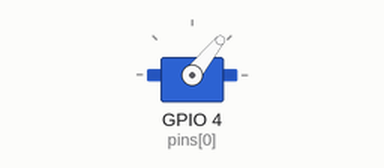
The sketch below on a simulated ESP32. Parts: servo. What the sketch prints to the serial monitor is not drawn.

Above: at 2.05 s.
At 3.15 s:
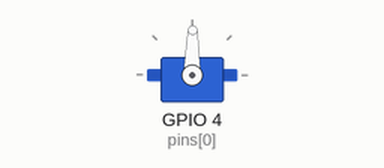
At 4.3 s:
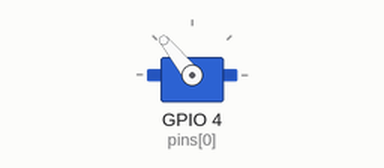
At 6.6 s:
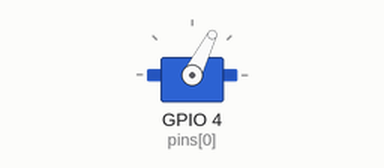
Timing chart, 0 to 9.8 s (numbered marks = the images above):
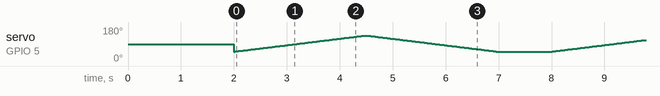

The sketch:

pin_sweep_test.ino
```cpp
// Standalone pin diagnostic: one servo attached at a time, on each
// soldered pin in turn. Watch which physical finger moves while each
// "testing GPIO n" line is showing.

#include <ESP32Servo.h>

int pins[5] = {4, 5, 6, 7, 15};

// Sweep range in degrees. 50-135 lies inside EVERY finger's calibrated
// range in desktop/hand_cal.json, so whichever finger a pin turns out to drive,
// it can't be pushed into a hard stop. Set to 0 and 180 for a full sweep.
const int SWEEP_MIN = 50;
const int SWEEP_MAX = 135;
const int SWEEP_MS = 5000;  // one full min -> max -> min cycle

Servo s;

void setup() {
  Serial.begin(115200);
  delay(2000);
}

void loop() {
  int stepDelay = SWEEP_MS / (2 * (SWEEP_MAX - SWEEP_MIN));
  for (int i = 0; i < 5; i++) {
    s.setPeriodHertz(50);
    int ch = s.attach(pins[i], 544, 2400);
    Serial.printf("testing GPIO %d (lib channel %d)\n", pins[i], ch);
    for (int a = SWEEP_MIN; a <= SWEEP_MAX; a++) {
      s.write(a);
      delay(stepDelay);
    }
    for (int a = SWEEP_MAX; a >= SWEEP_MIN; a--) {
      s.write(a);
      delay(stepDelay);
    }
    s.detach();
    // ESP32Servo 3.2.1 leaves the pin wired to the MCPWM output after
    // detach(); drive it low as a plain GPIO so only one pin ever gets pulses.
    pinMode(pins[i], OUTPUT);
    digitalWrite(pins[i], LOW);
    delay(1000);
  }
}
```
